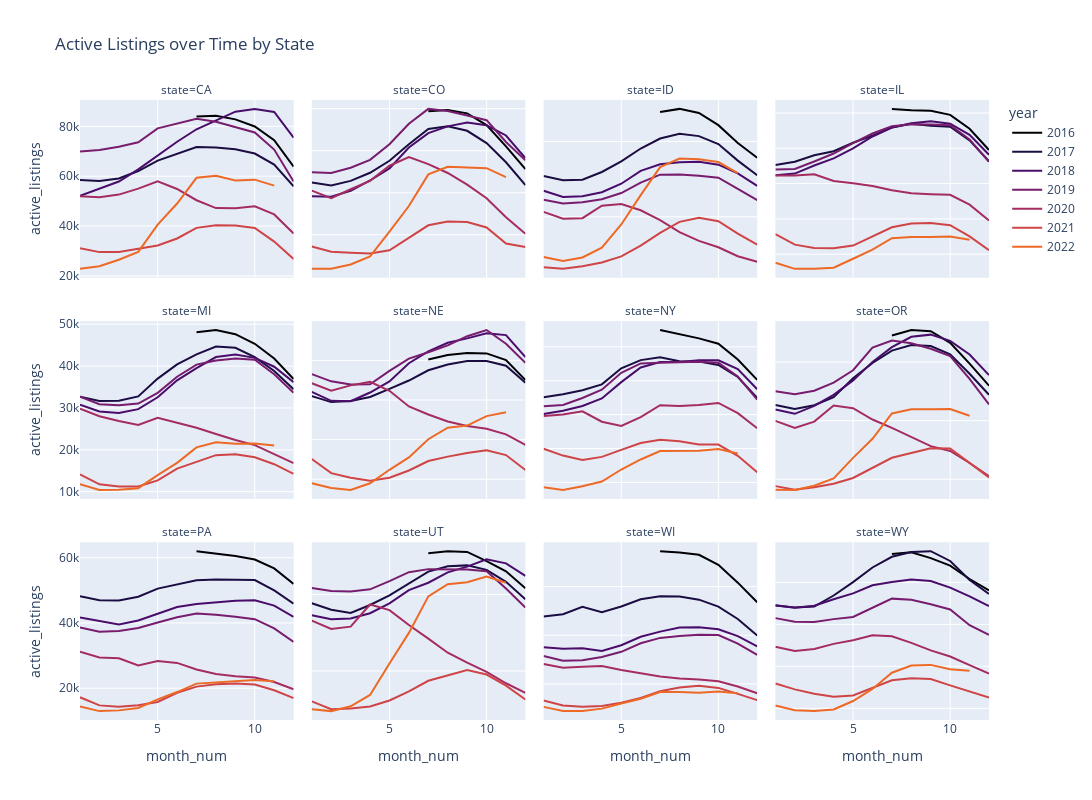

Notebook source saved alongside this figure:
### Markdown cell above
### Number of active listings ( total supply)

### Code cell
fig = px.line(df.query("state in @select_states"),
    x = 'month_num',
    y = 'active_listings',
    color = 'year',
    facet_col = 'state',
    facet_col_wrap = 4,
    title = 'Active Listings over Time by State',
    color_discrete_sequence=px.colors.sequential.Inferno
    )
fig.update_yaxes(matches = None)
fig.update_layout(height = 800, width = 1200)
fig.show()#(renderer = 'svg')
